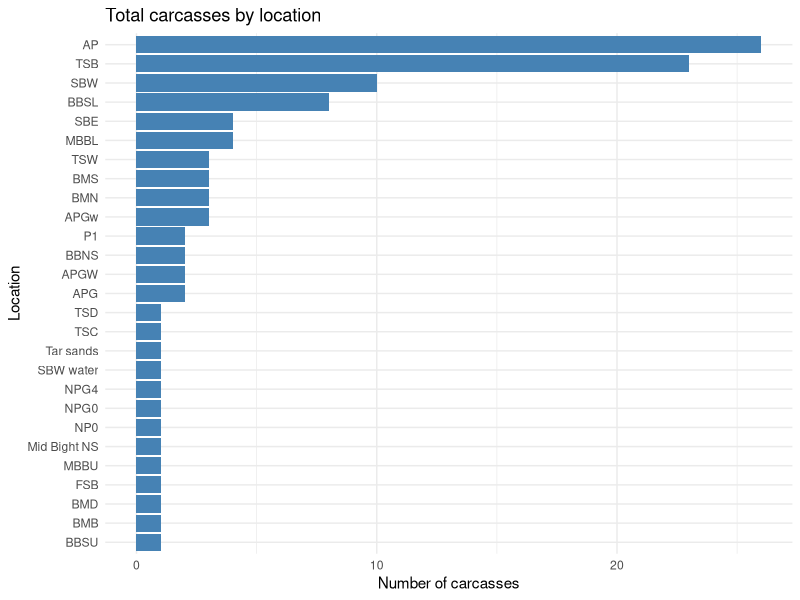

This figure's R source: (Note: this script raises an error after producing the figure.)
library(tidyverse)
library(dplyr)

df <- read_csv("ML_all_carcasses_2026_April23.csv",
               quote = '"')

glimpse(df)
df |> 
  count(area, sort = TRUE) |> 
  print(n = 27)
df |> 
  count(area, sort = TRUE) |> 
  ggplot(aes(x = reorder(area, n), y = n)) +
  geom_col(fill = "steelblue") +
  coord_flip() +
  labs(
    title = "Total carcasses by location",
    x = "Location",
    y = "Number of carcasses"
  ) +
  theme_minimal()

#adding in density column=individuals/area
DensityDS <- X20210221SegementAreaCount %>%
  mutate(density = NUMPOINTS / area_sqm)

view(DensityDS)

#renaming and modifing existing columns
DensityDS <- DensityDS %>% rename(number_individuals = NUMPOINTS, beach_location = Beach)
DensityDS <- DensityDS %>% select(-fid)
DensityDS <- DensityDS %>% rename(number_individuals_alive = number_individuals)

#getting number of dead indivduals from carcass data
df_counts <- ML_all_carcasses_2026_April23 %>%
  group_by(area) %>%
  summarise(number_individuals_dead = n())
